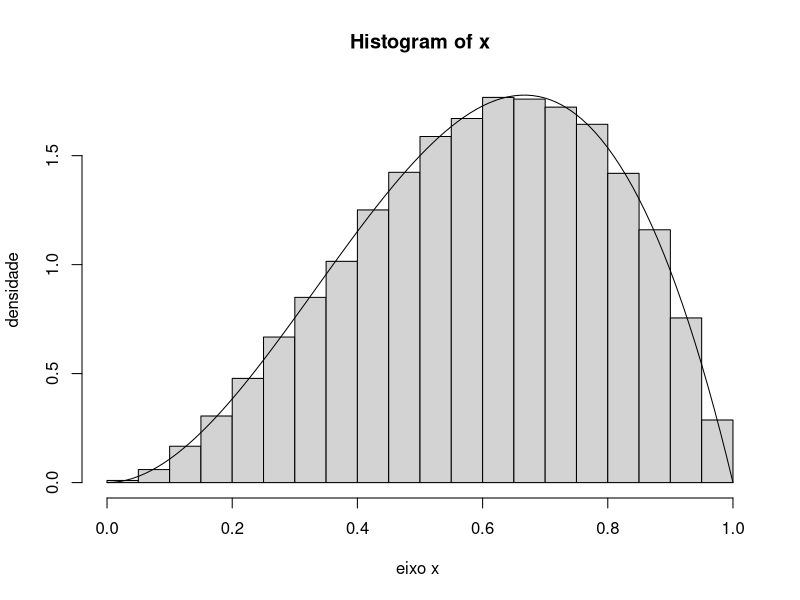

Write R code to recreate this figure.
px <- function(x){
    (12* x^2) - (12 * x^3)
 }

hx <- function(x){
    return(1) #pq ele pede uniforme 
}

gerarAmostraRej <- function(n){
    aceitos<- 0
    validos<- numeric(n)
    while(aceitos < n){
        u <- runif(1)
        y<- runif(1)
        razao<- px(y)/ ((16/9) *hx(y))
        if(u <= razao){
            aceitos<- aceitos +1
            validos[aceitos] <- y
        }
    }
    return (validos)
}

nsamples<- 100000
x <- gerarAmostraRej(nsamples)

hist(
    x,
    probability=TRUE,
    xlab ="eixo x ",
    ylab = "densidade"
)
curve(
    (12* x^2) - (12 * x^3),
    xlab ="eixo x ",
    ylab = "densidade",
    add = TRUE
)
